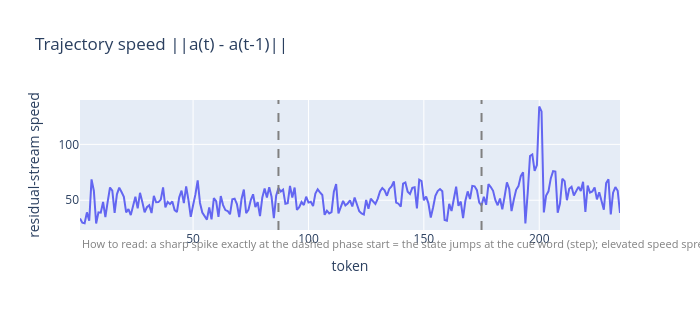

Source (notebook cell):
### Code cell
tp.speed_figure(shard["speed"].astype(np.float32)[:, LAYERS.index(33)], starts).show()

### Figure 1 — Plotly figure (JSON) as saved in the notebook; plotly's stock layout.template omitted (floating-point values rounded to 4 significant figures; data arrays with more than 128 entries replaced by an {"elided": "..."} marker saying what was removed)
{"data": [{"hoverinfo": "text+y", "line": {"color": "#6366f1", "width": 2}, "text": {"elided": "235 str values"}, "type": "scatter", "x": {"elided": "235 int values"}, "y": {"elided": "235 float values"}}], "layout": {"annotations": [{"align": "left", "font": {"color": "gray", "size": 11}, "showarrow": false, "text": "How to read: a sharp spike exactly at the dashed phase start = the state jumps at the cue word (step); elevated speed spread over the window = gradual movement (ramp). Works without choosing probes at all.", "x": 0, "xref": "paper", "y": -0.18, "yref": "paper"}], "height": 320, "margin": {"b": 90}, "shapes": [{"line": {"color": "gray", "dash": "dash"}, "type": "line", "x0": 87, "x1": 87, "xref": "x", "y0": 0, "y1": 1, "yref": "y domain"}, {"line": {"color": "gray", "dash": "dash"}, "type": "line", "x0": 175, "x1": 175, "xref": "x", "y0": 0, "y1": 1, "yref": "y domain"}], "title": {"text": "Trajectory speed ||a(t) - a(t-1)||"}, "width": 700, "xaxis": {"title": {"text": "token"}}, "yaxis": {"title": {"text": "residual-stream speed"}}}}
